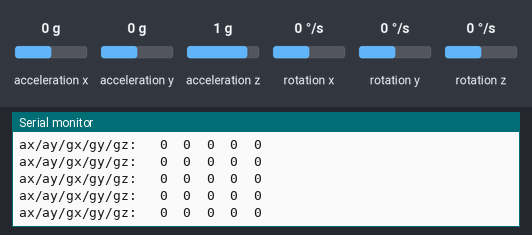
Recording of a sketch running on a simulated Arduino Uno, built with avr-gcc and run on an emulated ATmega328P. Parts: the last lines printed to the serial monitor. The test bench sets the inputs (shaded band); at power-on: acceleration x 0 g, acceleration y 0 g, acceleration z 1 g, rotation x 0 °/s, rotation y 0 °/s, rotation z 0 °/s.

Above: at 1.2 s.
1.3 s: acceleration x set to -1.4 g
At 1.47 s:
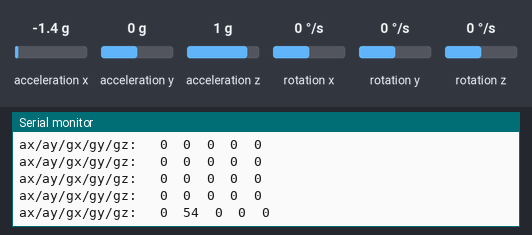
4.3 s: acceleration y set to -1.4 g
At 4.3 s:
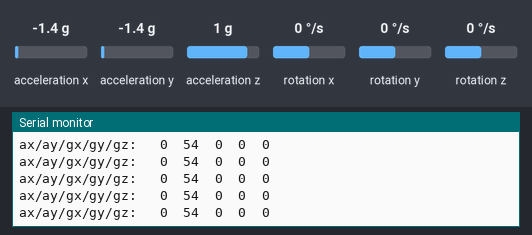
5.8 s: acceleration z set to -1.4 g
At 5.88 s:
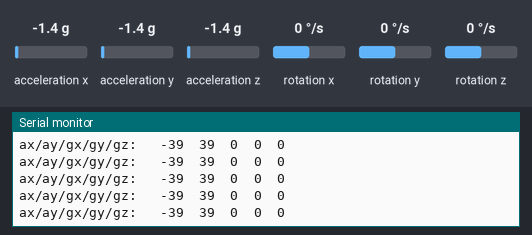
7.3 s: acceleration y set to 0 g
At 7.35 s:
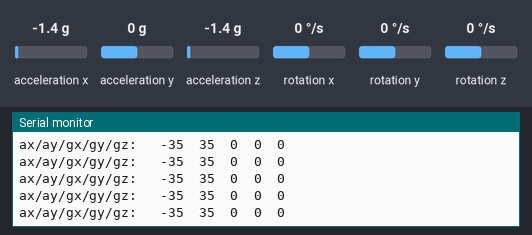
10.3 s: rotation x set to -192 °/s
At 10.39 s:
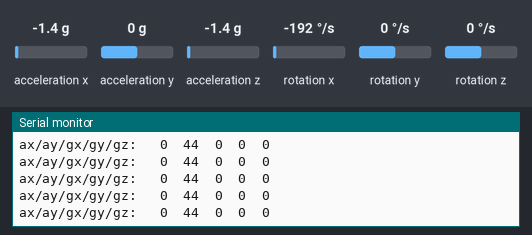
11.8 s: rotation y set to -192 °/s
At 11.86 s:
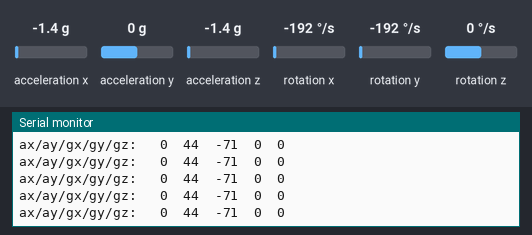
Timing chart, 0 to 14.8 s (numbered marks = the images above; inputs shaded):
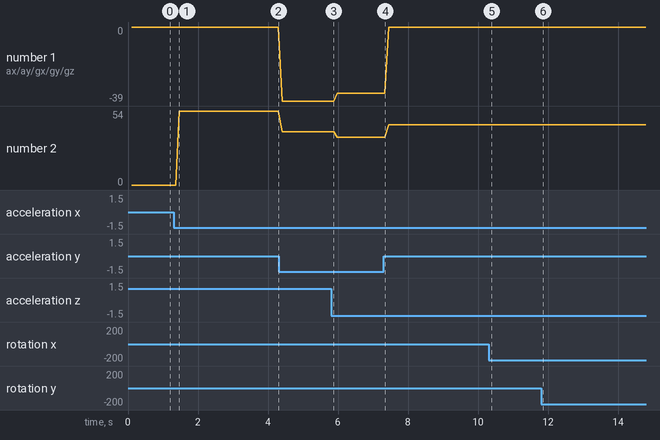

The sketch:

Program_Gyro.ino
```cpp
#include <I2Cdev.h>
#include <MPU6050.h>
#include <Wire.h>

MPU6050 gy_521;
int16_t ax, ay, az;
int16_t gx, gy, gz;
int ACCX,ACCY;
int GYRX,GYRY,GYRZ,sensitif;

void setup(){
    Serial.begin(9600);
    Wire.begin();
    gy_521.initialize();
    sensitif=350;
}

void loop(){
    acc();
    gyro();
    delay(100);
    Serial.print("ax/ay/gx/gy/gz: \t");
    Serial.print(ACCX); Serial.print("\t");
    Serial.print(ACCY);Serial.print("\t");
    Serial.print(GYRX); Serial.print("\t");
    Serial.print(GYRY); Serial.print("\t");
    Serial.println(GYRZ);
}

void acc(){
    gy_521.getAcceleration(&ax, &ay, &az);
    ACCX = 57.295*atan((float)ay/ sqrt(pow((float)az,2)+pow((float)ax,2)));
    ACCY = 57.295*atan((float)-ax/ sqrt(pow((float)az,2)+pow((float)ay,2)));
}

void gyro(){
    gy_521.getRotation(&gx, &gy, &gz);
    GYRX = gx/sensitif;
    GYRY = gy/sensitif;
    GYRZ = gz/sensitif;
}
```

Measured:
- after the input at 1.3 s, the serial monitor: prints a new line after 0.17 s (image 1)
- plotted number 1: 0 → -39 after the input at 4.3 s, -39 → -35 after the input at 5.8 s
- plotted number 2: 0 → 54 after the input at 1.3 s, 54 → 39 after the input at 4.3 s, 39 → 35 after the input at 5.8 s, 35 → 44 after the input at 7.3 s
